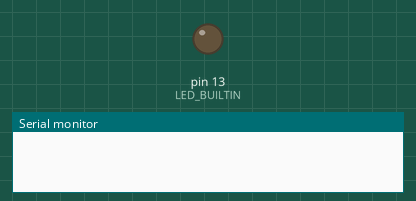
Recording of a sketch running on a simulated Arduino Uno, built with avr-gcc and run on an emulated ATmega328P. Shown: output pins drawn as LEDs (lit = HIGH), the last lines printed to the serial monitor.

Above: at 1.0 s.
At 10.5 s:
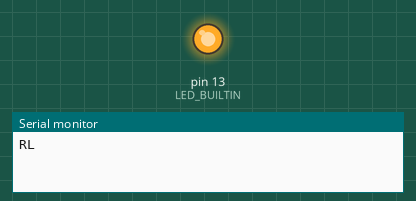
Timing chart, 0 to 16.3 s (numbered marks = the images above):
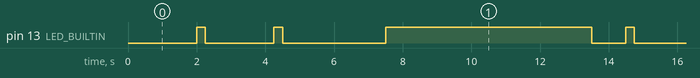

Measured:
- by itself, pin 13 (LED_BUILTIN): repeats every 12.5 s: LOW 2.0 s, HIGH 0.25 s, LOW 3.0 s, HIGH 6.0 s, LOW 1.0 s, HIGH 0.25 s
- by itself, everything shown: repeats every 12.5 s, in 6 steps

The sketch:

sc_sender.ino
```cpp
bool R = false;
int counter = 1;
// This is the Ultrasonic Sensor Insturment: act as a leader that send signal to all the others for synchronization
void ledflash() {
  digitalWrite(LED_BUILTIN, LOW);   // Turn the LED on (Note that LOW is the voltage level
                                    // but actually the LED is on; this is because
                                    // it is active low on the ESP-01)
  delay(1000);                      // Wait for a second
  digitalWrite(LED_BUILTIN, HIGH);  // Turn the LED off by making the voltage HIGH
  delay(250);                      // Wait for two seconds (to demonstrate the active low LED)
  digitalWrite(LED_BUILTIN, LOW);
  delay(2000);
  digitalWrite(LED_BUILTIN, HIGH);
  delay(250);
  digitalWrite(LED_BUILTIN, LOW);
  delay(3000);
  digitalWrite(LED_BUILTIN, HIGH);
  delay(5000);
}

void setup() {
  Serial.begin(115200);
  pinMode(LED_BUILTIN, OUTPUT);
}

void loop() {
  delay(1000); // Give time for the other MCUs to finish their music
  Serial.print('R'); // Signal the other MCU that we are starting to play the music
  Serial.print('L');
  // Playing music (LED dance)
  ledflash();
}
```
